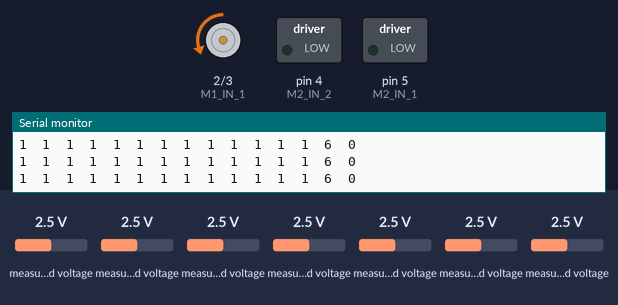
Simulated run of this sketch. Board: Arduino Uno, built with avr-gcc and run on an emulated ATmega328P. Parts: motor-driver pin pairs drawn as motors (green arrow = first pin HIGH = forward, orange = second pin HIGH = backward, longer = more drive), switched loads named in the sketch (green lamp = pin HIGH), the last lines printed to the serial monitor. The test bench sets the inputs (shaded band); at power-on: measured voltage 2.5 V.

Above: at 1.2 s.
1.3 s: measured voltage (sensor 200) set to 2.8 V
2.8 s: measured voltage (sensor 200) set to 3.1 V
At 3.3 s:
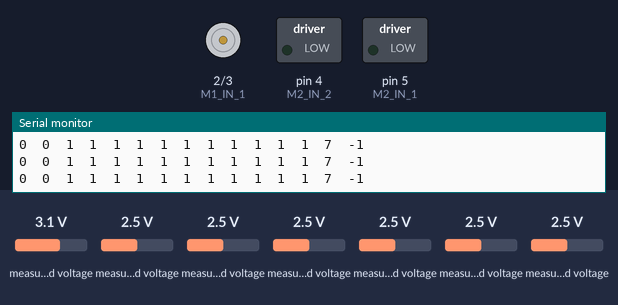
4.3 s: measured voltage (sensor 204) set to 2.8 V
5.8 s: measured voltage (sensor 204) set to 3.1 V
At 6.1 s:
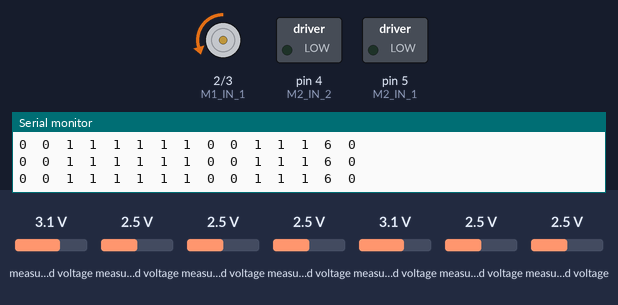
7.3 s: measured voltage (sensor 204) set to 0.1 V
At 8.5 s:
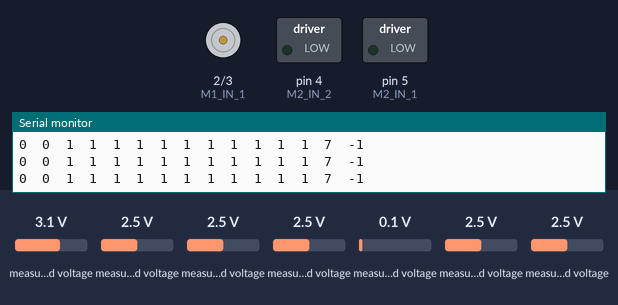
8.8 s: measured voltage (sensor 204) set to 3.8 V
At 10.1 s:
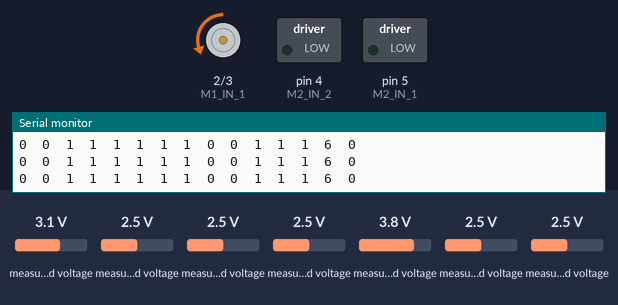
Timing chart, 0 to 11.3 s (numbered marks = the images above; inputs shaded):
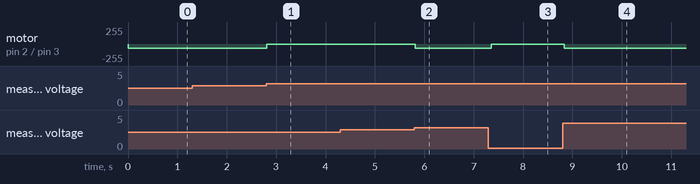

The sketch:

LineFollowingBasic.ino
```cpp
#include <Adafruit_MCP3008.h>

Adafruit_MCP3008 adc1;
Adafruit_MCP3008 adc2;

const unsigned int ADC_1_CS = A3;
const unsigned int ADC_2_CS = A2;

const unsigned int M1_IN_1 = 2;
const unsigned int M1_IN_2 = 3;
const unsigned int M2_IN_1 = 5;
const unsigned int M2_IN_2 = 4;

const unsigned int M1_I_SENSE = A1;
const unsigned int M2_I_SENSE = A0;

const float M_I_COUNTS_TO_A = (3.3 / 1024.0) / 0.120;

const int reference_sig = 6;
const unsigned int PWM_VALUE = 60;
const unsigned int kp = 1;

void M1_forward()
{
  analogWrite(M1_IN_1, 0);
  analogWrite(M1_IN_2, PWM_VALUE);
}

void M1_stop()
{
  analogWrite(M1_IN_1, 0);
  analogWrite(M1_IN_2, 0);
}

void M1_backward()
{
  analogWrite(M1_IN_1, PWM_VALUE);
  analogWrite(M1_IN_2, 0);
}

void M2_forward()
{
  analogWrite(M2_IN_1, 0);
  analogWrite(M2_IN_2, PWM_VALUE);
}

void M2_stop()
{
  analogWrite(M2_IN_1, 0);
  analogWrite(M2_IN_2, 0);
}

void M2_backward()
{
  analogWrite(M2_IN_1, PWM_VALUE);
  analogWrite(M2_IN_2, 0);
}

void moveStop()
{
    M1_stop();
    M2_stop();
}

void moveForward()
{
    M1_forward();
    M2_forward();
}

void moveBackward()
{
    M1_backward();
    M2_backward();
}

void turnRight()
{
    M1_forward();
    M2_stop();
}

void sharp_turnRight()
{
    M1_forward();
    M2_backward();
}

void turnLeft()
{
    M1_stop();
    M2_forward();
}

void sharp_turnLeft()
{
    M1_backward();
    M2_forward();
}

void setup()
{
  Serial.begin(115200);
  pinMode(M1_IN_1, OUTPUT);
  pinMode(M1_IN_2, OUTPUT);
  pinMode(M2_IN_1, OUTPUT);
  pinMode(M2_IN_2, OUTPUT);

  adc1.begin(ADC_1_CS);
  adc2.begin(ADC_2_CS);
}

void loop()
{
  //initializing vaiables
  int adc_buf[13];
  int bin_buf[13];  // binary array
  //cutoff values for binary conversion - will vary for each robot
  int cutoff[13] = {600,600,600,600,600,600,600,600,600,600,600,650,700};
  int sensor_sum = 0; // sum of sensor positions reading the line
  int sensor_count = 0; // count of the sensors
  int center_pos;   // center of line sensor position
  int error_sig;    // error signal

  // Reading sensor array values
  for (int i = 0, j = 0; i < 13; i = i + 2)
  {
    adc_buf[i] = adc1.readADC(j);
    if (i < 12)
    {
       adc_buf[i+1] = adc2.readADC(j);
    }
    j++;
  }

  // Convert sensor values to binary, increment sensor count and add sensor positions that are reading the line
  for (int i = 0; i<13 ; i++)
  {
    if (adc_buf[i]<cutoff[i]) //may need to adjust cutoffs for the white/black values
    {
      bin_buf[i] = 1;    //binary value of 1 for sensors that are reading the line
      sensor_sum = sensor_sum + i;
      sensor_count++;
    }
    else
    {
      bin_buf[i] = 0;
    }
  }

  // Calculating sensor average based
  if (sensor_count > 0)
  {
     center_pos = sensor_sum / sensor_count;
  }
  else
  {
     center_pos = - 1;
  }

  error_sig = reference_sig - center_pos;

  int t_start = micros();
 // print out adc values, center of line position and error signal
  for (int i = 0; i < 13; i++)
  {
    Serial.print(bin_buf[i]); Serial.print("\t");
  }

  Serial.print(center_pos); Serial.print("\t");
  Serial.print(error_sig); Serial.print("\t");
  Serial.println();

  // basic non-pid line following

  if (error_sig == 0) //move forward while center sensor is white
  {
    moveForward();
  }
  else if (error_sig == 7) //stop the robot when it's off the line
  {
    moveStop();
  }
  else if (error_sig < 0) //turn left if to the left of the reference signal
  {
    turnLeft();
  }
  else if ((error_sig > 0) && (error_sig < 7)) //turn left if to the right of the reference signal
  {
    turnRight();
  }

 // print out adc values, center of line position and error signal

  delay(50);
}
```

Measured:
- the behaviour switches between 2.9 and 3 V on measured voltage (sensor 200) (found by bisection; images 0 and 1)
- the behaviour switches between 2.9 and 3 V on measured voltage (sensor 204) (found by bisection; images 1 and 2)
- after the input at 2.8 s, motor on pin 2 (M1_IN_1) / pin 3 (M1_IN_2): backward 60/255 → stopped at once
- after the input at 5.8 s, motor on pin 2 (M1_IN_1) / pin 3 (M1_IN_2): stopped → backward 60/255 at once
- after the input at 7.3 s, motor on pin 2 (M1_IN_1) / pin 3 (M1_IN_2): backward 60/255 → stopped after 0.05 s
- after the input at 8.8 s, motor on pin 2 (M1_IN_1) / pin 3 (M1_IN_2): stopped → backward 60/255 at once
